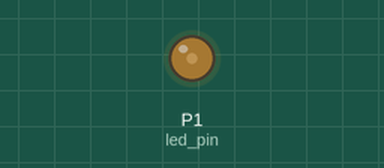
Simulated run of this program. Board: BBC micro:bit running MicroPython. On the bench: output pins drawn as LEDs (lit = HIGH).

Above: at 0.05 s.
At 0.65 s:
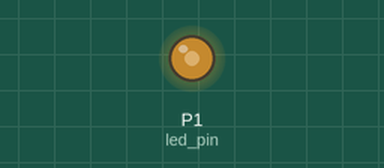
At 1.25 s:
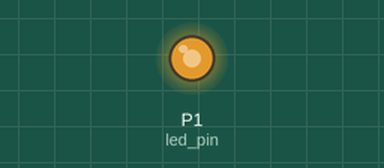
At 2.5 s:
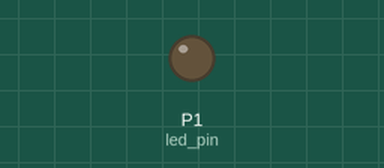
Timing chart, 0 to 5.8 s (numbered marks = the images above):
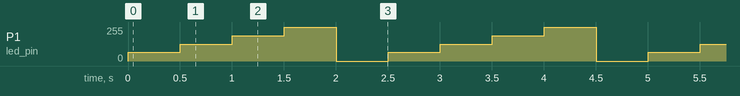

The program:

led-brightness-varied.py
```python
# Imports go at the top
from microbit import *

# Set the LED pin
led_pin = pin1
# Set the brightness levels
led_off = 0              # 0 is off
led_one_quarter = 255    # 255 is 1/4 brightness
led_half = 511           # 511 is 1/2 brightness
led_three_quarters = 767 # 767 is 3/4 brightness
led_full = 1023          # 1023 is full brightness

# Code in a 'while True:' loop repeats forever
while True:
    # Turn the LED on at 1/4 brightness
    led_pin.write_analog(led_one_quarter)
    # Wait for 500ms (0.5 seconds)
    sleep(500)
    # Turn the LED on at 1/2 brightness
    led_pin.write_analog(led_half)
    # Wait for 500ms (0.5 seconds)
    sleep(500)
    # Turn the LED on at 3/4 brightness
    led_pin.write_analog(led_three_quarters)
    # Wait for 500ms (0.5 seconds)
    sleep(500)
    # Turn the LED on at full brightness
    led_pin.write_analog(led_full)
    # Wait for 500ms (0.5 seconds)
    sleep(500)
    # Turn the LED off
    led_pin.write_digital(0)
    # Wait for 500ms (0.5 seconds)
    sleep(500)
```

Measured:
- by itself, P1 (led_pin): repeats every 2.5 s: 127/255 0.50 s, 191/255 0.50 s, 255/255 0.50 s, 0/255 0.50 s, 64/255 0.50 s
